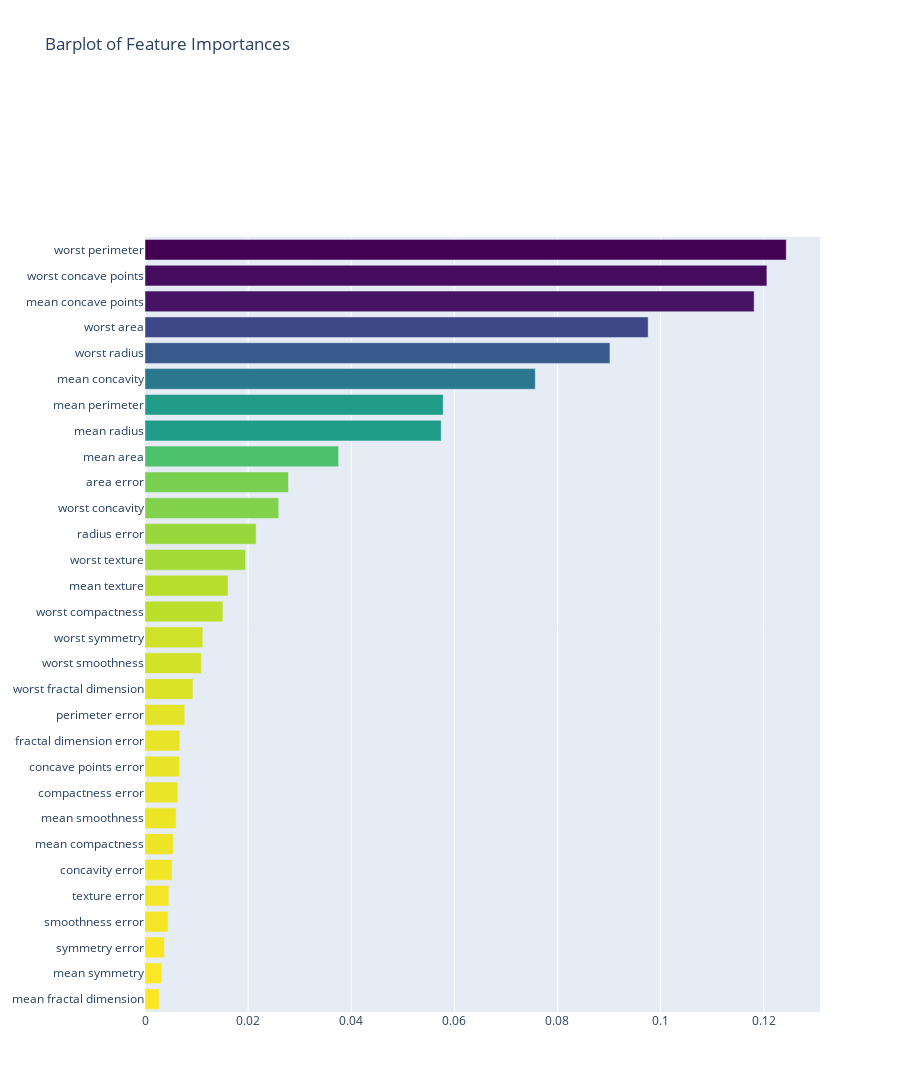

Notebook source saved alongside this figure:
### Markdown cell above
### Bar그래프로 Feature Importance 나타내기

### Code cell
x, y = (list(x) for x in zip(*sorted(zip(rf.feature_importances_, features), reverse=False)))
trace2 = go.Bar(
    x=x,
    y=y,
    marker=dict(
        color=x,
        colorscale = 'Viridis',
        reversescale = True
    ),
    name='Random Forest Feature Importance',
    orientation='h',
)

layout = dict(
    title='Barplot of Feature Importances',
    width = 900, height = 2000,
    yaxis=dict(
        showgrid=False,
        showline=False,
        showticklabels=True,
        domain=[0, 0.85],
    ))

fig1 = go.Figure(data=[trace2])
fig1['layout'].update(layout)
py.iplot(fig1, filename='plots')

### Figure 1 — Plotly figure (JSON) as saved in the notebook; plotly's stock layout.template omitted (floating-point values rounded to 4 significant figures)
{"data": [{"marker": {"color": [0.002749, 0.003236, 0.003769, 0.004478, 0.004614, 0.005257, 0.005485, 0.006041, 0.006348, 0.006703, 0.006752, 0.007701, 0.009301, 0.01093, 0.01122, 0.01511, 0.01609, 0.0195, 0.02155, 0.02593, 0.02782, 0.03755, 0.05746, 0.05783, 0.07569, 0.09017, 0.09758, 0.1181, 0.1206, 0.1244], "colorscale": [[0, "#440154"], [0.1111, "#482878"], [0.2222, "#3e4989"], [0.3333, "#31688e"], [0.4444, "#26828e"], [0.5556, "#1f9e89"], [0.6667, "#35b779"], [0.7778, "#6ece58"], [0.8889, "#b5de2b"], [1, "#fde725"]], "reversescale": true}, "name": "Random Forest Feature Importance", "orientation": "h", "type": "bar", "x": [0.002749, 0.003236, 0.003769, 0.004478, 0.004614, 0.005257, 0.005485, 0.006041, 0.006348, 0.006703, 0.006752, 0.007701, 0.009301, 0.01093, 0.01122, 0.01511, 0.01609, 0.0195, 0.02155, 0.02593, 0.02782, 0.03755, 0.05746, 0.05783, 0.07569, 0.09017, 0.09758, 0.1181, 0.1206, 0.1244], "y": ["mean fractal dimension", "mean symmetry", "symmetry error", "smoothness error", "texture error", "concavity error", "mean compactness", "mean smoothness", "compactness error", "concave points error", "fractal dimension error", "perimeter error", "worst fractal dimension", "worst smoothness", "worst symmetry", "worst compactness", "mean texture", "worst texture", "radius error", "worst concavity", "area error", "mean area", "mean radius", "mean perimeter", "mean concavity", "worst radius", "worst area", "mean concave points", "worst concave points", "worst perimeter"]}], "layout": {"height": 2000, "title": {"text": "Barplot of Feature Importances"}, "width": 900, "yaxis": {"domain": [0, 0.85], "showgrid": false, "showline": false, "showticklabels": true}}}
